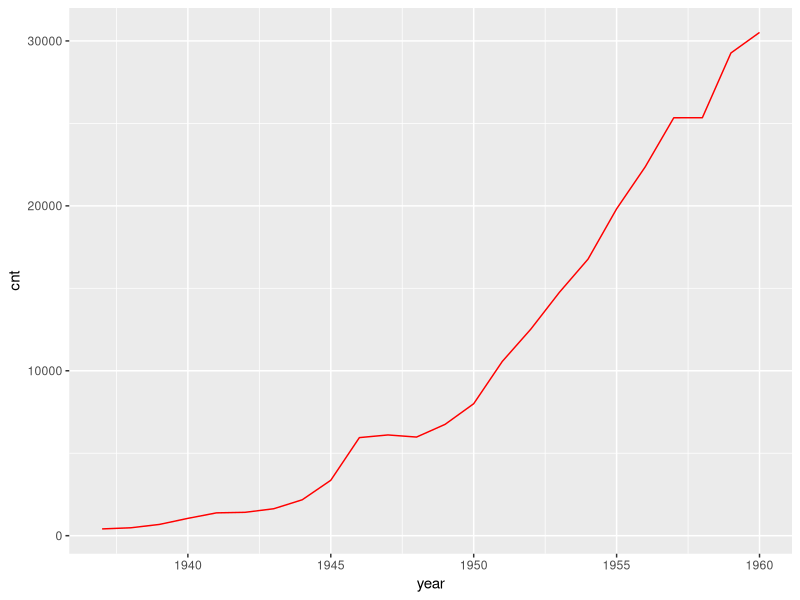
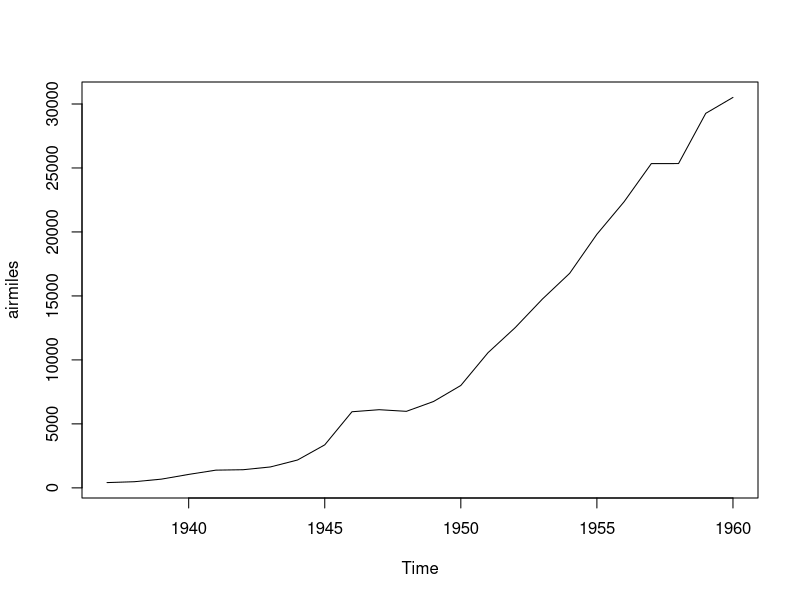

Write R code to recreate these figures, in order.
library(ggplot2)

airmiles
year <- 1937:1960
cnt <- as.vector(airmiles)
df <- data.frame(year,cnt)             # 데이터 준비
head(df)

ggplot(data=df, aes(x=year,y=cnt)) +   # 선그래프 작성
  geom_line(col="red")

plot(airmiles)
